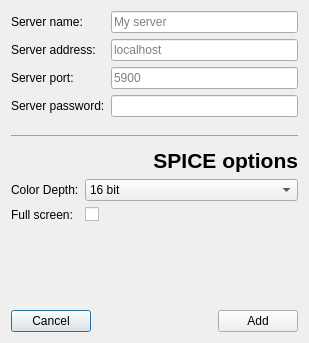
<?xml version="1.0" encoding="UTF-8"?>
<ui version="4.0">
 <class>Dialog</class>
 <widget class="QDialog" name="Dialog">
  <property name="geometry">
   <rect>
    <x>0</x>
    <y>0</y>
    <width>309</width>
    <height>343</height>
   </rect>
  </property>
  <property name="sizePolicy">
   <sizepolicy hsizetype="Fixed" vsizetype="Fixed">
    <horstretch>0</horstretch>
    <verstretch>0</verstretch>
   </sizepolicy>
  </property>
  <property name="windowTitle">
   <string>Server</string>
  </property>
  <layout class="QGridLayout" name="gridLayout">
   <item row="1" column="0">
    <widget class="QLabel" name="label_4">
     <property name="font">
      <font>
       <pointsize>16</pointsize>
       <weight>75</weight>
       <bold>true</bold>
       <stylestrategy>PreferDefault</stylestrategy>
      </font>
     </property>
     <property name="text">
      <string>&lt;hr&gt;SPICE options</string>
     </property>
     <property name="alignment">
      <set>Qt::AlignRight|Qt::AlignTrailing|Qt::AlignVCenter</set>
     </property>
    </widget>
   </item>
   <item row="2" column="0">
    <layout class="QFormLayout" name="formLayout_2">
     <item row="0" column="0">
      <widget class="QLabel" name="label_5">
       <property name="text">
        <string>Color Depth:</string>
       </property>
      </widget>
     </item>
     <item row="0" column="1">
      <widget class="QComboBox" name="color_depth">
       <item>
        <property name="text">
         <string>16 bit</string>
        </property>
       </item>
       <item>
        <property name="text">
         <string>32 bit</string>
        </property>
       </item>
      </widget>
     </item>
     <item row="1" column="0">
      <widget class="QLabel" name="label_7">
       <property name="text">
        <string>Full screen:</string>
       </property>
      </widget>
     </item>
     <item row="1" column="1">
      <widget class="QCheckBox" name="fullscreen_checkbox">
       <property name="text">
        <string/>
       </property>
      </widget>
     </item>
    </layout>
   </item>
   <item row="4" column="0">
    <layout class="QHBoxLayout" name="horizontalLayout">
     <item>
      <widget class="QPushButton" name="cancel_button">
       <property name="text">
        <string>Cancel</string>
       </property>
      </widget>
     </item>
     <item>
      <spacer name="horizontalSpacer">
       <property name="orientation">
        <enum>Qt::Horizontal</enum>
       </property>
       <property name="sizeType">
        <enum>QSizePolicy::Expanding</enum>
       </property>
       <property name="sizeHint" stdset="0">
        <size>
         <width>40</width>
         <height>1</height>
        </size>
       </property>
      </spacer>
     </item>
     <item>
      <widget class="QPushButton" name="add_button">
       <property name="text">
        <string>Add</string>
       </property>
      </widget>
     </item>
    </layout>
   </item>
   <item row="0" column="0">
    <layout class="QFormLayout" name="formLayout">
     <property name="sizeConstraint">
      <enum>QLayout::SetDefaultConstraint</enum>
     </property>
     <item row="0" column="0">
      <widget class="QLabel" name="label">
       <property name="text">
        <string>Server name:</string>
       </property>
      </widget>
     </item>
     <item row="1" column="0">
      <widget class="QLabel" name="label_2">
       <property name="text">
        <string>Server address:</string>
       </property>
      </widget>
     </item>
     <item row="2" column="0">
      <widget class="QLabel" name="label_3">
       <property name="text">
        <string>Server port:</string>
       </property>
      </widget>
     </item>
     <item row="0" column="1">
      <widget class="QLineEdit" name="server_name">
       <property name="inputMask">
        <string/>
       </property>
       <property name="text">
        <string/>
       </property>
       <property name="placeholderText">
        <string>My server</string>
       </property>
      </widget>
     </item>
     <item row="1" column="1">
      <widget class="QLineEdit" name="server_address">
       <property name="placeholderText">
        <string>localhost</string>
       </property>
      </widget>
     </item>
     <item row="2" column="1">
      <widget class="QLineEdit" name="server_port">
       <property name="placeholderText">
        <string>5900</string>
       </property>
      </widget>
     </item>
     <item row="3" column="0">
      <widget class="QLabel" name="label_6">
       <property name="text">
        <string>Server password:</string>
       </property>
      </widget>
     </item>
     <item row="3" column="1">
      <widget class="QLineEdit" name="server_password"/>
     </item>
    </layout>
   </item>
   <item row="3" column="0">
    <spacer name="verticalSpacer">
     <property name="orientation">
      <enum>Qt::Vertical</enum>
     </property>
     <property name="sizeHint" stdset="0">
      <size>
       <width>20</width>
       <height>40</height>
      </size>
     </property>
    </spacer>
   </item>
  </layout>
 </widget>
 <resources/>
 <connections/>
</ui>
